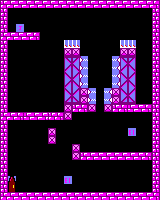

The image is a tile-based game level rendered from a .tmx file. Its description and complete source (layers, tilesets, objects, tile grids) follow:
An orthogonal 20x25 tile map with 8x8 px tiles, 1 tile layer (Capa de Patrones 1).

<map version="1.2" tiledversion="1.2.4" orientation="orthogonal" renderorder="right-down" width="20" height="25" tilewidth="8" tileheight="8" infinite="0" nextlayerid="2" nextobjectid="1">
 <tileset firstgid="1" source="tileset_juego.tsx" />
 <layer id="1" name="Capa de Patrones 1" width="20" height="25">
  <data encoding="csv">
2,3,3,3,3,3,3,3,3,3,3,3,3,3,3,3,3,3,3,4,
8,0,0,0,0,0,0,0,0,0,0,0,0,0,0,0,0,0,0,8,
8,0,0,0,0,0,0,0,0,0,0,0,0,0,0,0,0,0,0,8,
8,0,46,0,0,0,0,0,0,0,0,0,0,0,0,0,0,0,0,8,
2,3,3,3,4,0,0,0,0,0,0,0,0,0,0,0,0,0,0,8,
8,0,0,0,0,0,0,0,45,45,0,0,0,0,0,45,45,0,0,8,
8,0,0,0,0,0,0,0,28,28,0,0,0,0,0,28,28,0,0,8,
8,0,0,0,0,0,0,0,10,9,43,0,0,0,44,10,9,0,0,8,
8,0,0,0,0,0,0,0,20,19,43,0,0,0,44,20,19,0,0,8,
8,0,0,0,0,0,0,0,19,20,43,0,0,0,44,19,20,0,0,8,
8,0,0,0,0,0,0,0,20,19,43,0,0,0,44,20,19,0,0,8,
8,0,0,0,0,0,0,0,19,20,28,43,0,44,28,19,20,0,0,8,
8,0,0,0,0,0,0,0,29,30,28,43,0,44,28,29,30,0,0,8,
8,0,0,0,0,0,0,0,28,2,4,28,0,28,2,4,3,3,4,8,
2,3,4,3,3,3,2,4,28,0,0,0,0,0,0,0,0,0,0,8,
8,0,0,0,0,0,0,0,0,0,0,0,0,0,0,0,0,0,0,8,
8,0,0,0,0,0,28,0,0,0,0,0,0,0,0,0,47,0,0,8,
8,0,0,0,0,0,28,0,0,0,0,0,0,0,0,0,0,0,0,8,
8,0,0,0,0,0,0,0,0,28,0,0,0,0,0,0,0,0,0,8,
8,0,0,0,0,0,0,0,0,28,2,3,3,3,3,3,3,3,4,8,
8,0,0,0,0,0,0,0,0,0,0,0,0,0,0,0,0,0,0,8,
8,0,0,0,0,0,0,0,0,0,0,0,0,0,0,0,0,0,0,8,
8,39,0,0,0,0,0,0,47,0,0,0,0,0,0,0,0,0,0,8,
8,40,0,0,0,0,0,0,0,0,0,0,0,0,0,0,0,0,0,8,
2,3,3,3,3,3,3,3,3,3,3,3,3,3,3,3,3,3,3,4
</data>
 </layer>
</map>
